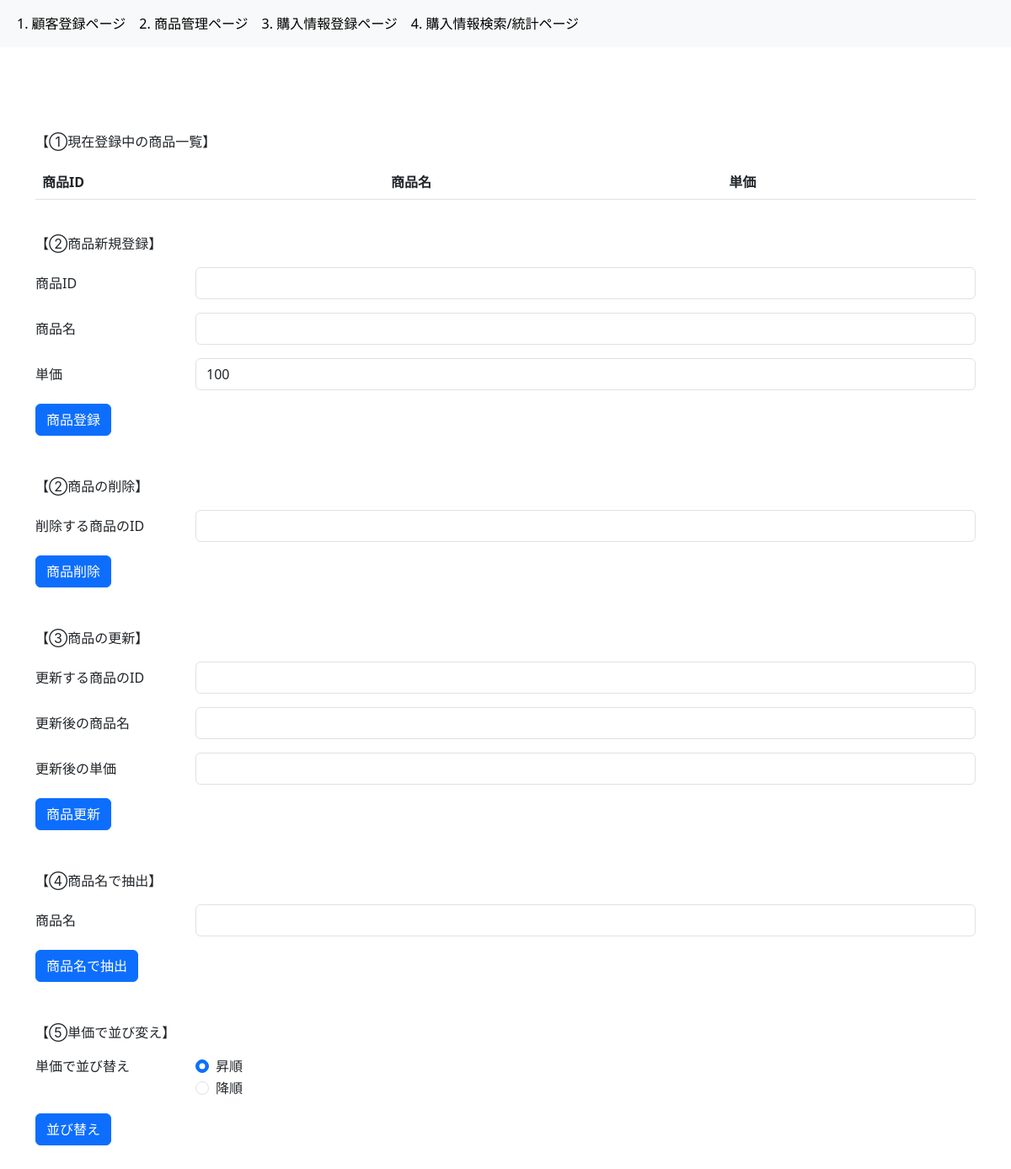
The page /item/ on the database as committed earlier.
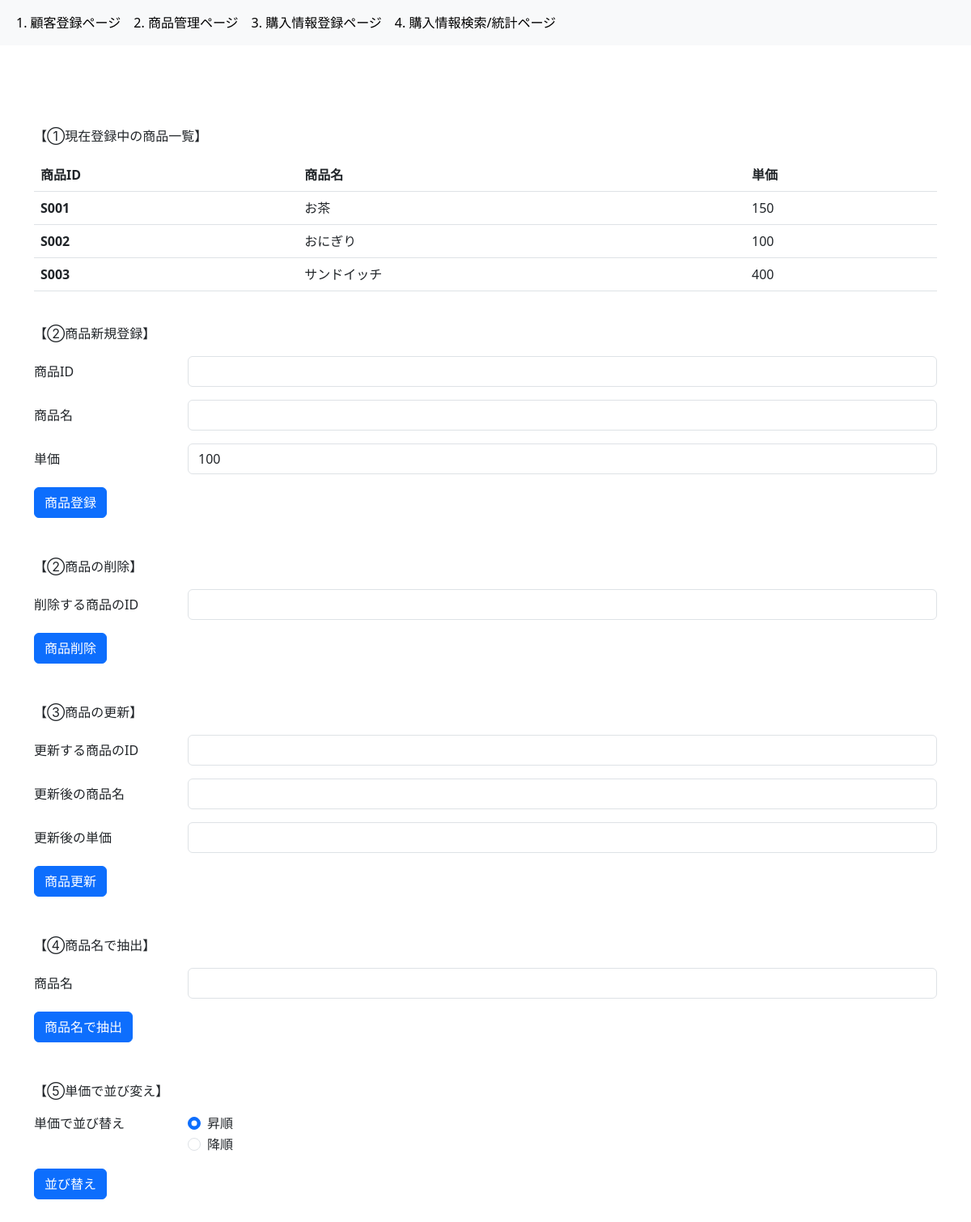
The same page on the database as committed later.
### 4_CRM/models.py (models this page shows, shortened)
class Item(db.Model):
    __tablename__ = "items"
    item_id = db.Column(db.String, primary_key=True)
    item_name = db.Column(db.String, nullable=False)
    price = db.Column(db.Integer)
    purchase_details = db.relationship(
        "Purchase_detail", backref="items", cascade="delete")

### 4_CRM/app2.py (the view)
@app.route("/item/")
def item():
    items = Item.query.all()
    return render_template("2_item.html", items=items)

### 4_CRM/templates/2_item.html (shortened to what the changed rows need)
{% extends "base.html" %} {% block content %}
<table class="table">
  <thead>
    <tr>
      <th scope="col">商品ID</th>
      <th scope="col">商品名</th>
      <th scope="col">単価</th>
    </tr>
  </thead>
  <tbody>
    {% for item in items %}
    <tr>
      <th scope="row">{{ item.item_id }}</th>
      <td>{{ item.item_name }}</td>
      <td>{{ item.price }}</td>
    </tr>
    {% endfor %}
  </tbody>
</table>
<br />
<br />
<br />
<br />
<br />
<br />
<br />
<br />
<br />
<br />
<br />
{% endblock content %}

Rows that differ between the two databases and show on the page:
added Item: item_id "S001", item_name "お茶", price "150"
added Item: item_id "S002", item_name "おにぎり", price "100"
added Item: item_id "S003", item_name "サンドイッチ", price "400"
